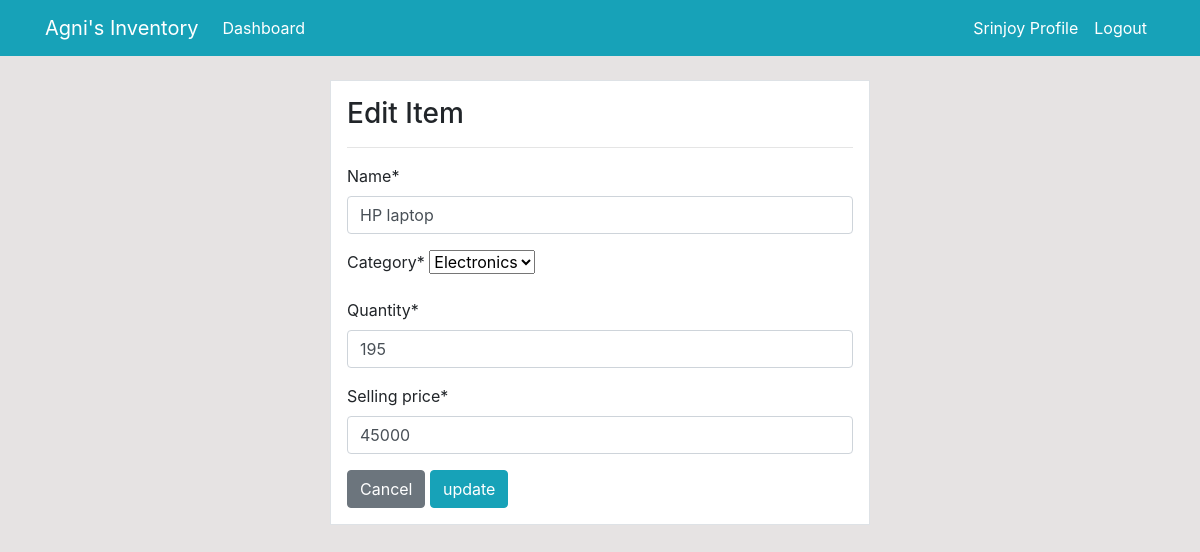
Page /product/update/1/ (signed in) on the earlier database version.
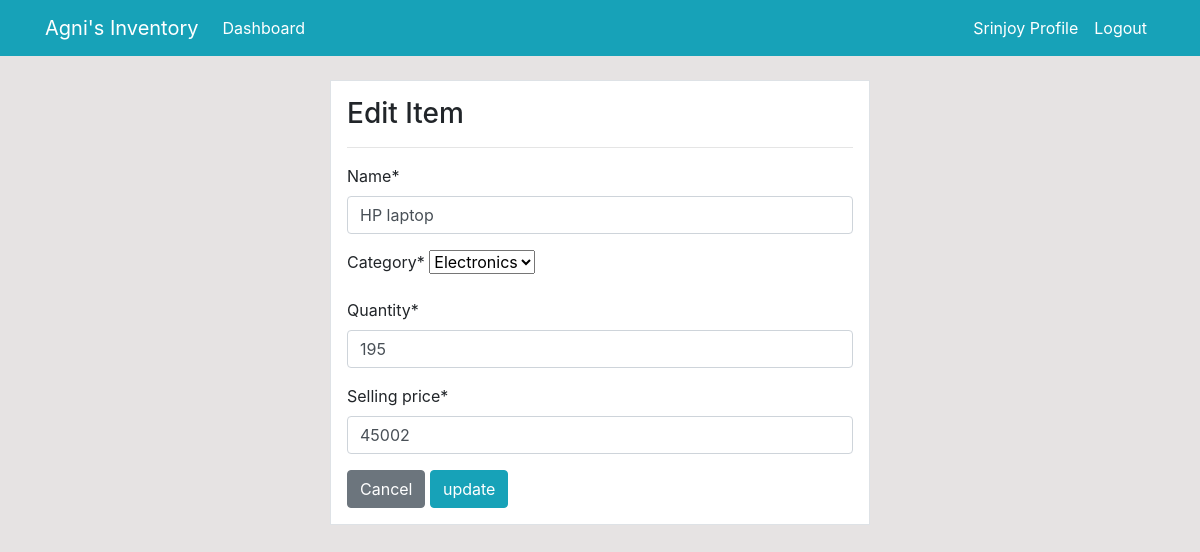
Same page on the later database version.
### dashboard/models.py (models this page shows, shortened)
class Product(models.Model):
    name=models.CharField(max_length=100, null=True)
    category=models.CharField(max_length=20, choices=CATEGORY, null=True)
    quantity=models.PositiveIntegerField(null=True)
    ordered_quantity=models.PositiveIntegerField(null=True, default=0)
    buying_price = models.PositiveIntegerField(null = True)
    selling_price = models.PositiveIntegerField(null = True)
    class Meta:
        verbose_name_plural='Product'

### dashboard/views.py (the view)
# urls.py: path('product/update/<int:pk>/',views.product_update, name='dashboard-product-update'),
@login_required
def product_update(request, pk):
    item=Product.objects.get(id=pk)
    if request.method=='POST':
        form=ProductEditForm(request.POST, instance=item)
        if form.is_valid():
            form.save()
            return redirect('dashboard-product')
    else:
        form=ProductEditForm(instance=item)
    context={
        'form':form
    }
    return render(request, 'dashboard/product_update.html', context)

### dashboard/forms.py
class ProductEditForm(forms.ModelForm):
    class Meta:
        model = Product
        fields = ['name','category','quantity', 'selling_price']

### templates/dashboard/product_update.html (shortened to what this page needs)
{% extends 'partials/base.html'%} {% block title %} Home Page {% endblock %} {%
    {% block content %}
    {% load crispy_forms_tags %}
    <div class="container">
      <div class="row my-4">
        <div class="col-md-6 offset-md-3 ">
          <div class="border bg-white p-3">
            <h3>Edit Item</h3>
            <hr />
            <form method="POST">
                {{ form|crispy }}
                <a class="btn btn-secondary" href="{% url 'dashboard-product' %}">Cancel</a>
              <input class="btn btn-info" type="submit" value="update" />
            </form>
          </div>
        </div>
      </div>
    </div>
    {% endblock %}

Differences in the rows shown:
changed Product "HP laptop": selling_price "45000" → "45002"
